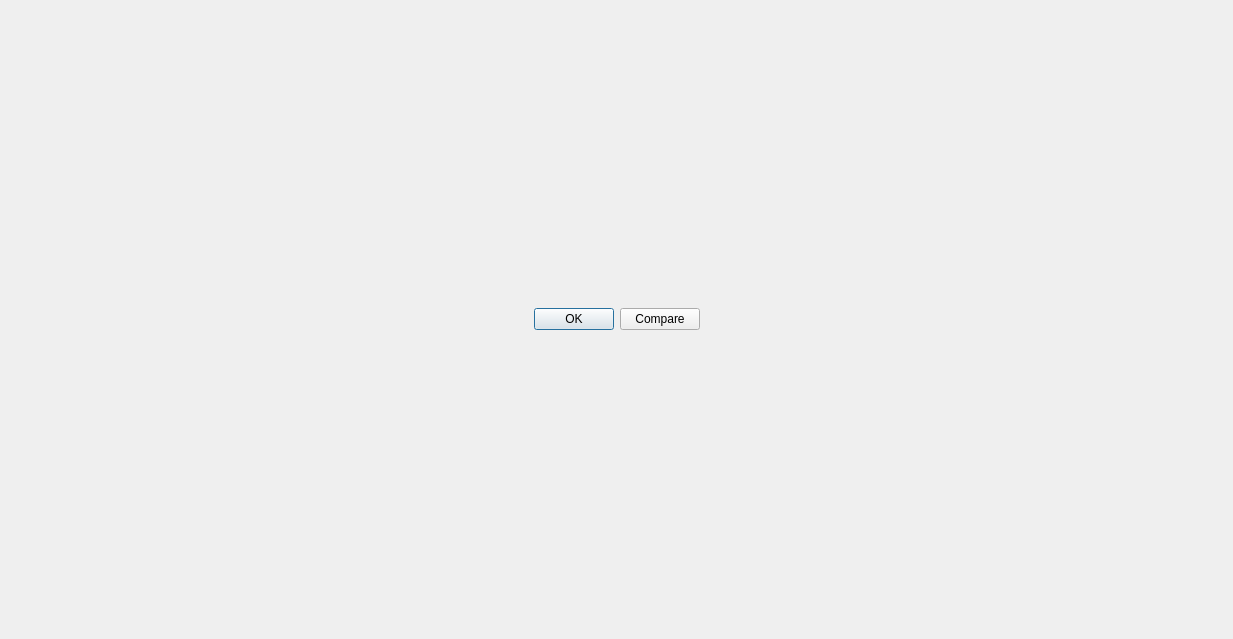
<?xml version="1.0" encoding="UTF-8"?>
<ui version="4.0">
 <class>FirmwareDumpViewer</class>
 <widget class="QDialog" name="FirmwareDumpViewer">
  <property name="windowModality">
   <enum>Qt::WindowModal</enum>
  </property>
  <property name="geometry">
   <rect>
    <x>0</x>
    <y>0</y>
    <width>1233</width>
    <height>639</height>
   </rect>
  </property>
  <property name="windowTitle">
   <string>Firmware and dump viewer</string>
  </property>
  <layout class="QGridLayout" name="gridLayout">
   <item row="0" column="0">
    <layout class="QHBoxLayout" name="horizontalLayout_hexedit"/>
   </item>
   <item row="1" column="0">
    <layout class="QHBoxLayout" name="horizontalLayout_buttons">
     <item>
      <spacer name="horizontalSpacer">
       <property name="orientation">
        <enum>Qt::Horizontal</enum>
       </property>
       <property name="sizeHint" stdset="0">
        <size>
         <width>40</width>
         <height>20</height>
        </size>
       </property>
      </spacer>
     </item>
     <item>
      <widget class="QPushButton" name="pushButton_ok">
       <property name="text">
        <string>OK</string>
       </property>
      </widget>
     </item>
     <item>
      <widget class="QPushButton" name="pushButton_compare">
       <property name="text">
        <string>Compare</string>
       </property>
      </widget>
     </item>
     <item>
      <spacer name="horizontalSpacer_2">
       <property name="orientation">
        <enum>Qt::Horizontal</enum>
       </property>
       <property name="sizeHint" stdset="0">
        <size>
         <width>40</width>
         <height>20</height>
        </size>
       </property>
      </spacer>
     </item>
    </layout>
   </item>
  </layout>
 </widget>
 <resources/>
 <connections/>
</ui>
